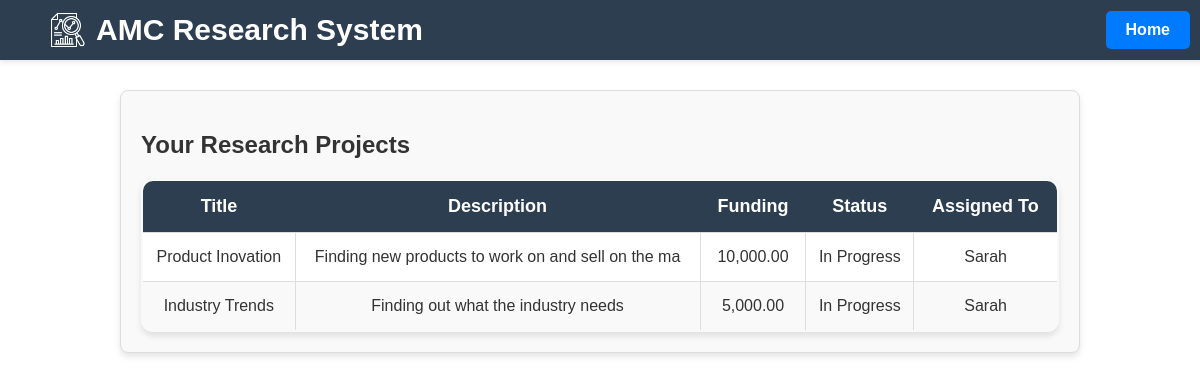
Page /CRUD2/assistant_projects.php (signed in) on the committed database.
### tables this page shows
CREATE TABLE `research_projects` (
  `id` int(11) NOT NULL,
  `title` varchar(50) DEFAULT NULL,
  `description` varchar(50) DEFAULT NULL,
  `assigned_to` int(11) DEFAULT NULL,
  `funding` decimal(15,2) DEFAULT NULL,
  `status` enum('Completed','In Progress') NOT NULL,
  `created_at` int(11) NOT NULL,
  `updated_at` int(11) NOT NULL
);

### CRUD2/assistant_projects.php (the view, shortened to what this page needs)
<?php
require_once '../dbconnect.php';
?>
<!DOCTYPE html>
<html lang="en">
<head>
    <link rel="stylesheet" type="text/css" href="/group/style/style.css">
</head>
<body class="projects-management">
    <div class="top-bar">
        <div class="logo-title-container">
            <img src="/group/images/research12.png" alt="Logo" class="logo">
            <h1 class="main-title">AMC Research System</h1>
        </div>
        <a href="/group/assistant_dashboard.php" class="home-btn">Home</a>
    </div>
    <div class="projects-container">
        <div class="read-container">
            <h2>Your Research Projects</h2>
            <table class="equipment-table">
                <thead>
                    <tr>
                        <th>Title</th>
                        <th>Description</th>
                        <th>Funding</th>
                        <th>Status</th>
                        <th>Assigned To</th>
                    </tr>
                </thead>
                <tbody>
                    <?php
                    $assistant_id = $_SESSION['session_userid'];
                    $projects = $conn->query(
                        "SELECT rp.*, GROUP_CONCAT(u.name SEPARATOR ', ') AS assigned_to_names
                         FROM research_projects rp
                         LEFT JOIN project_team pt ON rp.id = pt.project_id
                         LEFT JOIN user u ON pt.user_id = u.id
                         WHERE pt.user_id = $assistant_id
                         GROUP BY rp.id"
                    );
                    while ($row = $projects->fetch_assoc()) {
                        echo "<tr>";
                        echo "<td>" . htmlspecialchars($row['title']) . "</td>";
                        echo "<td>" . htmlspecialchars($row['description']) . "</td>";
                        echo "<td>" . htmlspecialchars(number_format($row['funding'], 2)) . "</td>";
                        echo "<td>" . htmlspecialchars($row['status']) . "</td>";
                        echo "<td>" . htmlspecialchars($row['assigned_to_names'] ?: 'Unassigned') . "</td>";
                        echo "</tr>";
                    }
                    ?>
                </tbody>
            </table>
        </div>
    </div>
</body>
</html>

### style/style.css (style rules this page uses)
body { margin: 0; padding: 0; padding-bottom: 30px; font-family: 'Poppins', sans-serif; background: white; color: #333; min-height: 100vh; box-sizing: border-box; padding-top: 70px; overflow-x: hidden; }
.top-bar { width: 100%; height: 60px; background: #2C3E50; display: flex; justify-content: space-between; align-items: center; padding: 0 20px; box-shadow: 0 2px 5px rgba(0, 0, 0, 0.1); position: fixed; top: 0; z-index: 10; }
.logo { width: 36px; height: auto; object-fit: contain; margin-left: 30px; }
.main-title { color: #FFFFFF; font-size: 30px; font-weight: bold; margin-left: 0px; text-align: left; }
.home-btn { background: #007bff; color: #FFFFFF; text-decoration: none; padding: 10px 20px; border-radius: 5px; font-size: 16px; font-weight: bold; transition: background 0.3s ease; margin-left: auto; margin-right: 30px; }
.logo-title-container { display: flex; align-items: center; gap: 10px; }
.create-container, .read-container { width: 80%; margin: 0 auto; padding: 20px; border: 1px solid #ddd; border-radius: 8px; box-shadow: 0 5px 15px rgba(0, 0, 0, 0.1); background: white; box-sizing: border-box; }
.read-container { margin-top: 20px; padding: 20px; background-color: #f9f9f9; border: 1px solid #ddd; border-radius: 8px; box-shadow: 0 4px 6px rgba(0, 0, 0, 0.1); }
.equipment-table { width: 100%; border-collapse: collapse; margin-top: 15px; border: 2px solid #ccc; border-radius: 12px; overflow: hidden; box-shadow: 0px 4px 6px rgba(0, 0, 0, 0.1); }
.equipment-table th { background-color: #2C3E50; color: white; padding: 15px; text-align: center; font-size: 18px; font-weight: bold; border: none; }
.equipment-table tr:nth-child(even) { background-color: #f9f9f9; }
.equipment-table tr:nth-child(odd) { background-color: #ffffff; }
.equipment-table td { border: 1px solid #ddd; padding: 15px 10px; text-align: center; font-size: 16px; }
.equipment-table tr:first-child th:first-child { border-top-left-radius: 12px; }
.equipment-table tr:first-child th:last-child { border-top-right-radius: 12px; }
.equipment-table tr:last-child td:first-child { border-bottom-left-radius: 12px; }
.equipment-table tr:last-child td:last-child { border-bottom-right-radius: 12px; }

### rows in the picture
research_projects: title "Product Inovation", description "Finding new products to work on and sell on the ma", funding "10,000.00", status "In Progress", assigned_to_names "Sarah"
research_projects: title "Industry Trends", description "Finding out what the industry needs", funding "5,000.00", status "In Progress", assigned_to_names "Sarah"
